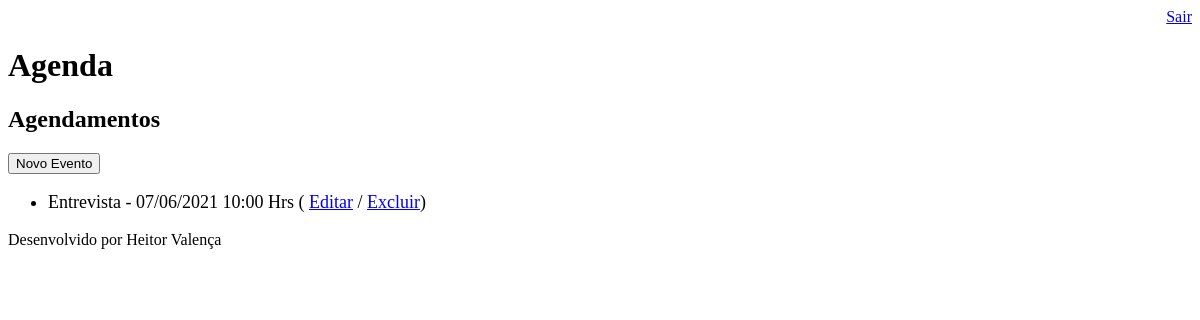
The app's page /agenda/ (signed in), older data.
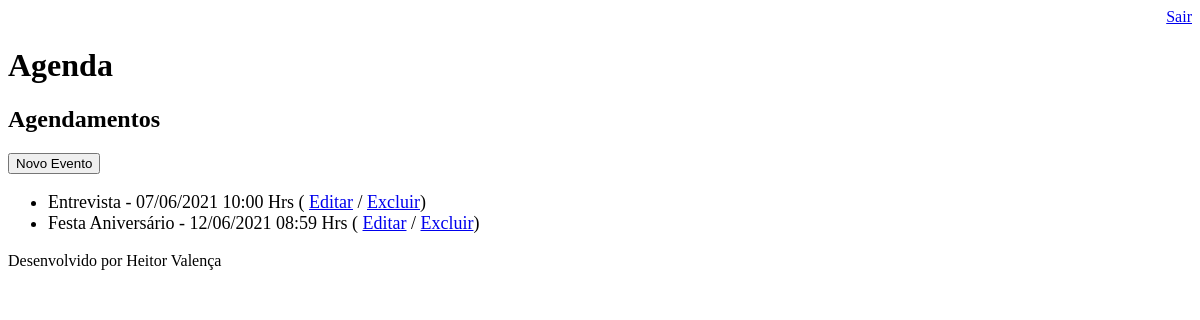
The same page, newer data.
### core/models.py (models this page shows, shortened)
class Evento(models.Model):
    titulo = models.CharField(max_length=100)
    descricao = models.TextField(blank=True, null=True)
    data_evento = models.DateTimeField(verbose_name='Data do Evento')
    data_criacao = models.DateTimeField(auto_now=True)
    usuario = models.ForeignKey(User, on_delete=models.CASCADE)
    class Meta:
        db_table = 'Evento' #nomeando a tabela
    def get_data_evento(self):
        return self.data_evento.strftime('%d/%m/%Y %H:%M Hrs')
    def get_evento_atrasado(self):
        if self.data_evento < datetime.now():
            return True
        else:
            return False

### core/views.py (the view)
# urls.py: path('agenda/', views.lista_eventos),
@login_required(login_url='/login/')
def lista_eventos(request):
    usuario = request.user
    data_atual = datetime.now() - timedelta(hours=8)
    evento = Evento.objects.filter(usuario=usuario,
                                   data_evento__gt=data_atual) #gt - greater than, foi usado para data posterior
    dados = {'eventos':evento}
    return render(request, 'agenda.html', dados)

### templates/agenda.html (shortened to what this page needs)
{% extends "model-page.html" %}
{% block content %}
    <h2>Agendamentos</h2>
    <a href="evento/">
        <button type="button">Novo Evento</button>
    </a>
    <ul style="font-size: 18px">
        {% for evento in eventos %}
            <li>
                <div style=>
                    {{ evento.titulo }} - {{ evento.get_data_evento }}
                    ( <a href="evento/?id={{ evento.id }}">Editar</a>
                    / <a href="evento/delete/{{ evento.id }}/">Excluir</a>)
                </div>
            </li>
        {% endfor %}
    </ul>
{% endblock %}

Row changes from the older to the newer data that the page shows:
added Evento: titulo "Festa Aniversário", get_data_evento "12/06/2021 08:59 Hrs"
